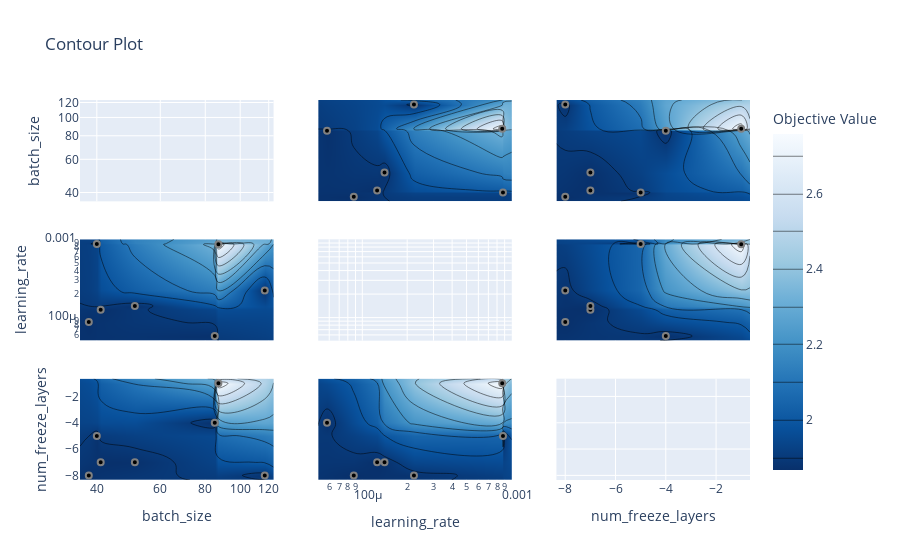

The notebook cell this image was saved under:
### Code cell
plot_contour(study)

### Figure 1 — Plotly figure (JSON) as saved in the notebook; plotly's stock layout.template omitted (floating-point values rounded to 4 significant figures)
{"data": [{"type": "scatter", "xaxis": "x", "yaxis": "y"}, {"colorbar": {"title": {"text": "Objective Value"}}, "colorscale": [[0, "rgb(247,251,255)"], [0.125, "rgb(222,235,247)"], [0.25, "rgb(198,219,239)"], [0.375, "rgb(158,202,225)"], [0.5, "rgb(107,174,214)"], [0.625, "rgb(66,146,198)"], [0.75, "rgb(33,113,181)"], [0.875, "rgb(8,81,156)"], [1, "rgb(8,48,107)"]], "connectgaps": true, "contours": {"coloring": "heatmap"}, "hoverinfo": "none", "line": {"smoothing": 1.3}, "reversescale": true, "showscale": true, "type": "contour", "x": [35.92, 38, 40, 41, 51, 85, 87, 117, 123.8], "xaxis": "x4", "y": [5.064e-05, 5.801e-05, 8.769e-05, 0.0001257, 0.0001409, 0.0002219, 0.000867, 0.0008772, 0.001005], "yaxis": "y4", "z": [[null, null, null, null, null, null, null, null, null], [null, null, null, null, null, 1.872, null, null, null], [null, 1.867, null, null, null, null, null, null, null], [null, null, null, 1.868, null, null, null, null, null], [null, null, null, null, 1.872, null, null, null, null], [null, null, null, null, null, null, null, 1.88, null], [null, null, null, null, null, null, 2.758, null, null], [null, null, 1.877, null, null, null, null, null, null], [null, null, null, null, null, null, null, null, null]]}, {"marker": {"color": "black", "line": {"color": "Gray", "width": 2}}, "mode": "markers", "name": "Feasible Trial", "showlegend": false, "type": "scatter", "x": [87, 40, 85, 117, 38, 41, 51], "xaxis": "x4", "y": [0.000867, 0.0008772, 5.801e-05, 0.0002219, 8.769e-05, 0.0001257, 0.0001409], "yaxis": "y4"}, {"colorbar": {"title": {"text": "Objective Value"}}, "colorscale": [[0, "rgb(247,251,255)"], [0.125, "rgb(222,235,247)"], [0.25, "rgb(198,219,239)"], [0.375, "rgb(158,202,225)"], [0.5, "rgb(107,174,214)"], [0.625, "rgb(66,146,198)"], [0.75, "rgb(33,113,181)"], [0.875, "rgb(8,81,156)"], [1, "rgb(8,48,107)"]], "connectgaps": true, "contours": {"coloring": "heatmap"}, "hoverinfo": "none", "line": {"smoothing": 1.3}, "reversescale": true, "showscale": false, "type": "contour", "x": [35.92, 38, 40, 41, 51, 85, 87, 117, 123.8], "xaxis": "x7", "y": [-8.35, -8, -7, -5, -4, -1, -0.65], "yaxis": "y7", "z": [[null, null, null, null, null, null, null, null, null], [null, 1.867, null, null, null, null, null, 1.88, null], [null, null, null, 1.868, 1.872, null, null, null, null], [null, null, 1.877, null, null, null, null, null, null], [null, null, null, null, null, 1.872, null, null, null], [null, null, null, null, null, null, 2.758, null, null], [null, null, null, null, null, null, null, null, null]]}, {"marker": {"color": "black", "line": {"color": "Gray", "width": 2}}, "mode": "markers", "name": "Feasible Trial", "showlegend": false, "type": "scatter", "x": [87, 40, 85, 117, 38, 41, 51], "xaxis": "x7", "y": [-1, -5, -4, -8, -8, -7, -7], "yaxis": "y7"}, {"colorbar": {"title": {"text": "Objective Value"}}, "colorscale": [[0, "rgb(247,251,255)"], [0.125, "rgb(222,235,247)"], [0.25, "rgb(198,219,239)"], [0.375, "rgb(158,202,225)"], [0.5, "rgb(107,174,214)"], [0.625, "rgb(66,146,198)"], [0.75, "rgb(33,113,181)"], [0.875, "rgb(8,81,156)"], [1, "rgb(8,48,107)"]], "connectgaps": true, "contours": {"coloring": "heatmap"}, "hoverinfo": "none", "line": {"smoothing": 1.3}, "reversescale": true, "showscale": false, "type": "contour", "x": [5.064e-05, 5.801e-05, 8.769e-05, 0.0001257, 0.0001409, 0.0002219, 0.000867, 0.0008772, 0.001005], "xaxis": "x2", "y": [35.92, 38, 40, 41, 51, 85, 87, 117, 123.8], "yaxis": "y2", "z": [[null, null, null, null, null, null, null, null, null], [null, null, 1.867, null, null, null, null, null, null], [null, null, null, null, null, null, null, 1.877, null], [null, null, null, 1.868, null, null, null, null, null], [null, null, null, null, 1.872, null, null, null, null], [null, 1.872, null, null, null, null, null, null, null], [null, null, null, null, null, null, 2.758, null, null], [null, null, null, null, null, 1.88, null, null, null], [null, null, null, null, null, null, null, null, null]]}, {"marker": {"color": "black", "line": {"color": "Gray", "width": 2}}, "mode": "markers", "name": "Feasible Trial", "showlegend": false, "type": "scatter", "x": [0.000867, 0.0008772, 5.801e-05, 0.0002219, 8.769e-05, 0.0001257, 0.0001409], "xaxis": "x2", "y": [87, 40, 85, 117, 38, 41, 51], "yaxis": "y2"}, {"type": "scatter", "xaxis": "x5", "yaxis": "y5"}, {"colorbar": {"title": {"text": "Objective Value"}}, "colorscale": [[0, "rgb(247,251,255)"], [0.125, "rgb(222,235,247)"], [0.25, "rgb(198,219,239)"], [0.375, "rgb(158,202,225)"], [0.5, "rgb(107,174,214)"], [0.625, "rgb(66,146,198)"], [0.75, "rgb(33,113,181)"], [0.875, "rgb(8,81,156)"], [1, "rgb(8,48,107)"]], "connectgaps": true, "contours": {"coloring": "heatmap"}, "hoverinfo": "none", "line": {"smoothing": 1.3}, "reversescale": true, "showscale": false, "type": "contour", "x": [5.064e-05, 5.801e-05, 8.769e-05, 0.0001257, 0.0001409, 0.0002219, 0.000867, 0.0008772, 0.001005], "xaxis": "x8", "y": [-8.35, -8, -7, -5, -4, -1, -0.65], "yaxis": "y8", "z": [[null, null, null, null, null, null, null, null, null], [null, null, 1.867, null, null, 1.88, null, null, null], [null, null, null, 1.868, 1.872, null, null, null, null], [null, null, null, null, null, null, null, 1.877, null], [null, 1.872, null, null, null, null, null, null, null], [null, null, null, null, null, null, 2.758, null, null], [null, null, null, null, null, null, null, null, null]]}, {"marker": {"color": "black", "line": {"color": "Gray", "width": 2}}, "mode": "markers", "name": "Feasible Trial", "showlegend": false, "type": "scatter", "x": [0.000867, 0.0008772, 5.801e-05, 0.0002219, 8.769e-05, 0.0001257, 0.0001409], "xaxis": "x8", "y": [-1, -5, -4, -8, -8, -7, -7], "yaxis": "y8"}, {"colorbar": {"title": {"text": "Objective Value"}}, "colorscale": [[0, "rgb(247,251,255)"], [0.125, "rgb(222,235,247)"], [0.25, "rgb(198,219,239)"], [0.375, "rgb(158,202,225)"], [0.5, "rgb(107,174,214)"], [0.625, "rgb(66,146,198)"], [0.75, "rgb(33,113,181)"], [0.875, "rgb(8,81,156)"], [1, "rgb(8,48,107)"]], "connectgaps": true, "contours": {"coloring": "heatmap"}, "hoverinfo": "none", "line": {"smoothing": 1.3}, "reversescale": true, "showscale": false, "type": "contour", "x": [-8.35, -8, -7, -5, -4, -1, -0.65], "xaxis": "x3", "y": [35.92, 38, 40, 41, 51, 85, 87, 117, 123.8], "yaxis": "y3", "z": [[null, null, null, null, null, null, null], [null, 1.867, null, null, null, null, null], [null, null, null, 1.877, null, null, null], [null, null, 1.868, null, null, null, null], [null, null, 1.872, null, null, null, null], [null, null, null, null, 1.872, null, null], [null, null, null, null, null, 2.758, null], [null, 1.88, null, null, null, null, null], [null, null, null, null, null, null, null]]}, {"marker": {"color": "black", "line": {"color": "Gray", "width": 2}}, "mode": "markers", "name": "Feasible Trial", "showlegend": false, "type": "scatter", "x": [-1, -5, -4, -8, -8, -7, -7], "xaxis": "x3", "y": [87, 40, 85, 117, 38, 41, 51], "yaxis": "y3"}, {"colorbar": {"title": {"text": "Objective Value"}}, "colorscale": [[0, "rgb(247,251,255)"], [0.125, "rgb(222,235,247)"], [0.25, "rgb(198,219,239)"], [0.375, "rgb(158,202,225)"], [0.5, "rgb(107,174,214)"], [0.625, "rgb(66,146,198)"], [0.75, "rgb(33,113,181)"], [0.875, "rgb(8,81,156)"], [1, "rgb(8,48,107)"]], "connectgaps": true, "contours": {"coloring": "heatmap"}, "hoverinfo": "none", "line": {"smoothing": 1.3}, "reversescale": true, "showscale": false, "type": "contour", "x": [-8.35, -8, -7, -5, -4, -1, -0.65], "xaxis": "x6", "y": [5.064e-05, 5.801e-05, 8.769e-05, 0.0001257, 0.0001409, 0.0002219, 0.000867, 0.0008772, 0.001005], "yaxis": "y6", "z": [[null, null, null, null, null, null, null], [null, null, null, null, 1.872, null, null], [null, 1.867, null, null, null, null, null], [null, null, 1.868, null, null, null, null], [null, null, 1.872, null, null, null, null], [null, 1.88, null, null, null, null, null], [null, null, null, null, null, 2.758, null], [null, null, null, 1.877, null, null, null], [null, null, null, null, null, null, null]]}, {"marker": {"color": "black", "line": {"color": "Gray", "width": 2}}, "mode": "markers", "name": "Feasible Trial", "showlegend": false, "type": "scatter", "x": [-1, -5, -4, -8, -8, -7, -7], "xaxis": "x6", "y": [0.000867, 0.0008772, 5.801e-05, 0.0002219, 8.769e-05, 0.0001257, 0.0001409], "yaxis": "y6"}, {"type": "scatter", "xaxis": "x9", "yaxis": "y9"}], "layout": {"title": {"text": "Contour Plot"}, "xaxis": {"anchor": "y", "domain": [0, 0.2889], "matches": "x7", "range": [1.555, 2.093], "showticklabels": false, "type": "log"}, "xaxis2": {"anchor": "y2", "domain": [0.3556, 0.6444], "matches": "x8", "range": [-4.296, -2.998], "showticklabels": false, "type": "log"}, "xaxis3": {"anchor": "y3", "domain": [0.7111, 1], "matches": "x9", "range": [-8.35, -0.65], "showticklabels": false}, "xaxis4": {"anchor": "y4", "domain": [0, 0.2889], "matches": "x7", "range": [1.555, 2.093], "showticklabels": false, "type": "log"}, "xaxis5": {"anchor": "y5", "domain": [0.3556, 0.6444], "matches": "x8", "range": [-4.296, -2.998], "showticklabels": false, "type": "log"}, "xaxis6": {"anchor": "y6", "domain": [0.7111, 1], "matches": "x9", "range": [-8.35, -0.65], "showticklabels": false}, "xaxis7": {"anchor": "y7", "domain": [0, 0.2889], "range": [1.555, 2.093], "title": {"text": "batch_size"}, "type": "log"}, "xaxis8": {"anchor": "y8", "domain": [0.3556, 0.6444], "range": [-4.296, -2.998], "title": {"text": "learning_rate"}, "type": "log"}, "xaxis9": {"anchor": "y9", "domain": [0.7111, 1], "range": [-8.35, -0.65], "title": {"text": "num_freeze_layers"}}, "yaxis": {"anchor": "x", "domain": [0.7333, 1], "range": [1.555, 2.093], "title": {"text": "batch_size"}, "type": "log"}, "yaxis2": {"anchor": "x2", "domain": [0.7333, 1], "matches": "y", "range": [1.555, 2.093], "showticklabels": false, "type": "log"}, "yaxis3": {"anchor": "x3", "domain": [0.7333, 1], "matches": "y", "range": [1.555, 2.093], "showticklabels": false, "type": "log"}, "yaxis4": {"anchor": "x4", "domain": [0.3667, 0.6333], "range": [-4.296, -2.998], "title": {"text": "learning_rate"}, "type": "log"}, "yaxis5": {"anchor": "x5", "domain": [0.3667, 0.6333], "matches": "y4", "range": [-4.296, -2.998], "showticklabels": false, "type": "log"}, "yaxis6": {"anchor": "x6", "domain": [0.3667, 0.6333], "matches": "y4", "range": [-4.296, -2.998], "showticklabels": false, "type": "log"}, "yaxis7": {"anchor": "x7", "domain": [0, 0.2667], "range": [-8.35, -0.65], "title": {"text": "num_freeze_layers"}}, "yaxis8": {"anchor": "x8", "domain": [0, 0.2667], "matches": "y7", "range": [-8.35, -0.65], "showticklabels": false}, "yaxis9": {"anchor": "x9", "domain": [0, 0.2667], "matches": "y7", "range": [-8.35, -0.65], "showticklabels": false}}}
